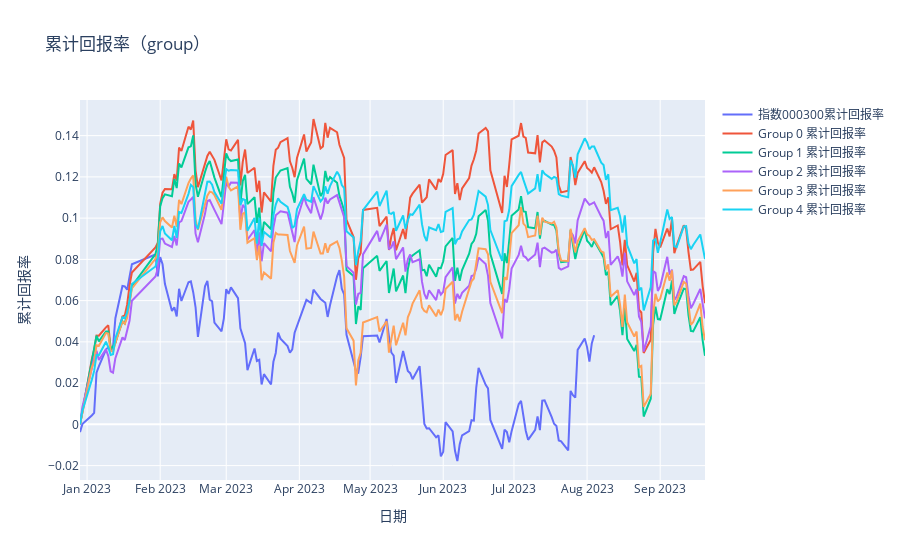

The notebook cell saved with this chart:
### Code cell
bg = BackTestRunner(ed.EnhancingDividend, options=opts)
bg.prepare()
bg.adjust_signal()
bg.run()
bg.plot()

### Figure 1 — Plotly figure (JSON) as saved in the notebook; plotly's stock layout.template omitted (floating-point values rounded to 4 significant figures; data arrays with more than 128 entries replaced by an {"elided": "..."} marker saying what was removed)
{"data": [{"name": "指数000300累计回报率", "x": {"elided": "145 str values"}, "y": {"elided": "145 float values"}, "type": "scatter"}, {"name": "Group 0 累计回报率", "x": {"elided": "178 str values"}, "y": {"elided": "178 float values"}, "type": "scatter"}, {"name": "Group 1 累计回报率", "x": {"elided": "178 str values"}, "y": {"elided": "178 float values"}, "type": "scatter"}, {"name": "Group 2 累计回报率", "x": {"elided": "178 str values"}, "y": {"elided": "178 float values"}, "type": "scatter"}, {"name": "Group 3 累计回报率", "x": {"elided": "178 str values"}, "y": {"elided": "178 float values"}, "type": "scatter"}, {"name": "Group 4 累计回报率", "x": {"elided": "178 str values"}, "y": {"elided": "178 float values"}, "type": "scatter"}], "layout": {"title": {"text": "累计回报率（group）"}, "xaxis": {"title": {"text": "日期"}}, "yaxis": {"title": {"text": "累计回报率"}}}}
